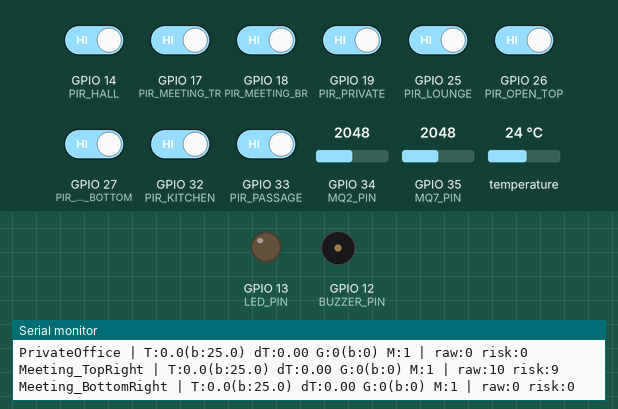
Simulated run of this sketch. Board: ESP32. On the bench: output pins drawn as LEDs (lit = HIGH), buzzer (waves = sounding, pin HIGH), the last lines printed to the serial monitor. The inputs (shaded band) are chosen by the test bench; at power-on: GPIO 14 (PIR_HALL), GPIO 17 (PIR_MEETING_TR), GPIO 18 (PIR_MEETING_BR), GPIO 19 (PIR_PRIVATE), GPIO 25 (PIR_LOUNGE), GPIO 26 (PIR_OPEN_TOP), GPIO 27 (PIR_OPEN_BOTTOM), GPIO 32 (PIR_KITCHEN), GPIO 33 (PIR_PASSAGE) HIGH, GPIO 34 (MQ2_PIN) = 2048, temperature 24 °C, GPIO 35 (MQ7_PIN) = 2048.

Above: at 3.2 s.
3.3 s: GPIO 34 (MQ2_PIN) set to 4095
At 4.9 s:
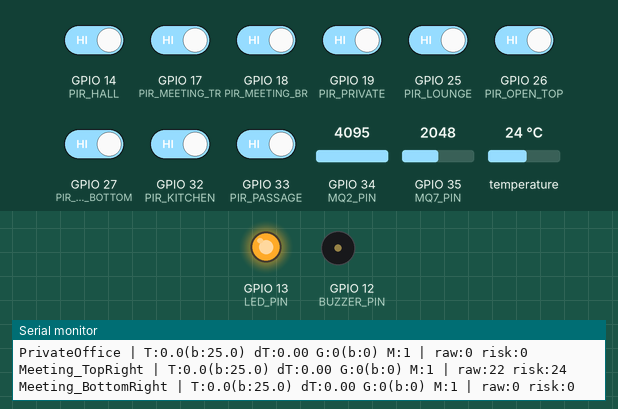
6.3 s: temperature set to 33 °C
At 7.6 s:
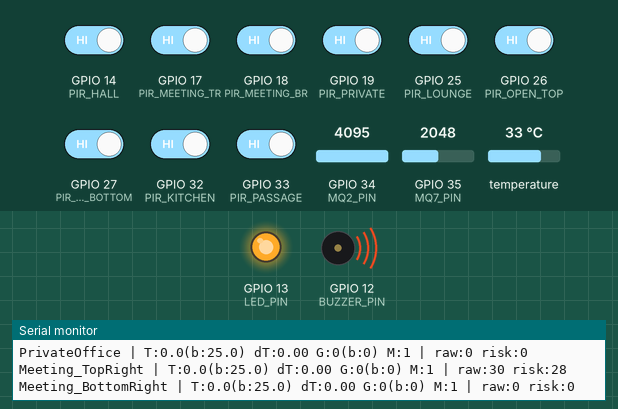
9.2 s: GPIO 35 (MQ7_PIN) set to 2182
12.2 s: GPIO 35 (MQ7_PIN) set to 2280
15.2 s: temperature set to 41 °C
At 17.2 s:
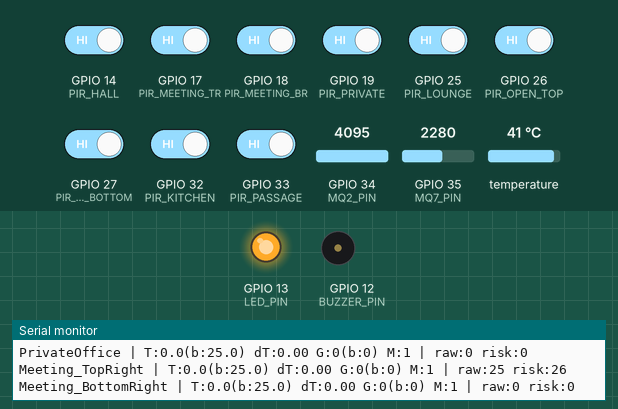
Timing chart, 0 to 18.7 s (numbered marks = the images above; inputs shaded):
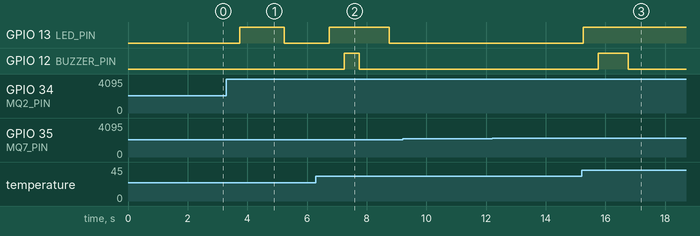

The sketch:

LifeLine_esp32_main_controller.ino
```cpp
#include <WiFi.h>
#include <WebServer.h>
#include <ArduinoJson.h>
#include <OneWire.h>
#include <DallasTemperature.h>

// ================= WIFI =================
const char* ssid = "SmartEvacSystem";
const char* password = "evac2025";
WebServer server(80);

// ================= TIME =================
unsigned long lastRead = 0;
const int interval = 500;

// ================= DS18B20 =================
#define ONE_WIRE_BUS 15
OneWire oneWire(ONE_WIRE_BUS);
DallasTemperature tempSensors(&oneWire);

// ================= GAS =================
#define MQ2_PIN 34
#define MQ7_PIN 35

// ================= PIR =================
#define PIR_LOUNGE 25
#define PIR_OPEN_TOP 26
#define PIR_OPEN_BOTTOM 27
#define PIR_KITCHEN 32
#define PIR_PASSAGE 33
#define PIR_HALL 14
#define PIR_PRIVATE 19
#define PIR_MEETING_TR 17
#define PIR_MEETING_BR 18

// ================= ALERT =================
#define LED_PIN 13
#define BUZZER_PIN 12

// ================= ROOM IDS =================
#define R_LOUNGE 0
#define R_OPEN_TOP 1
#define R_OPEN_BOTTOM 2
#define R_KITCHEN 3
#define R_PASSAGE 4
#define R_HALL 5
#define R_FEMALE_BATH 6
#define R_MALE_BATH 7
#define R_PRIVATE 8
#define R_MEETING_TR 9
#define R_MEETING_BR 10
#define NUM_ROOMS 11

#define MAX_NEIGHBORS 5

// ================= ADAPTIVE THRESHOLDS =================
// Deviation above baseline to start scoring
#define TEMP_DEVIATION    8.0f    // °C above room's normal
#define GAS_DEVIATION     300     // ADC above room's normal
#define RATE_DEVIATION    1.0f    // °C/sec — rapid rise

// Temperature override — unambiguous fire regardless of other sensors
#define TEMP_OVERRIDE     70.0f

// ================= ADJACENCY =================
const int adjacency[NUM_ROOMS][MAX_NEIGHBORS] = {
  /* Lounge          */ { R_OPEN_TOP, R_OPEN_BOTTOM, R_KITCHEN,     -1, -1 },
  /* OpenOffice_Top  */ { R_LOUNGE,   R_HALL,        R_MEETING_TR,  -1, -1 },
  /* OpenOffice_Bot  */ { R_LOUNGE,   R_HALL,        R_MEETING_BR,  -1, -1 },
  /* Kitchen         */ { R_LOUNGE,   R_PASSAGE,     -1,            -1, -1 },
  /* Passage         */ { R_KITCHEN,  R_HALL,        R_FEMALE_BATH, R_MALE_BATH, -1 },
  /* Hall            */ { R_PASSAGE,  R_OPEN_TOP,    R_OPEN_BOTTOM, R_PRIVATE,   -1 },
  /* FemaleBathroom  */ { R_PASSAGE,  -1,            -1,            -1, -1 },
  /* MaleBathroom    */ { R_PASSAGE,  -1,            -1,            -1, -1 },
  /* PrivateOffice   */ { R_HALL,     -1,            -1,            -1, -1 },
  /* Meeting_TR      */ { R_OPEN_TOP, -1,            -1,            -1, -1 },
  /* Meeting_BR      */ { R_OPEN_BOTTOM, -1,         -1,            -1, -1 }
};

// ================= SENSOR CONFIG PER ROOM =================
struct SensorConfig {
  bool hasTemp;
  bool hasGas;
};

const SensorConfig sensorConfig[NUM_ROOMS] = {
  /* Lounge          */ { false, false },
  /* OpenOffice_Top  */ { true,  true  },  // Temp + MQ2
  /* OpenOffice_Bot  */ { false, false },
  /* Kitchen         */ { true,  true  },  // Temp + MQ7
  /* Passage         */ { false, false },
  /* Hall            */ { true,  false },  // Temp only
  /* FemaleBathroom  */ { false, false },
  /* MaleBathroom    */ { false, false },
  /* PrivateOffice   */ { false, false },
  /* Meeting_TR      */ { false, false },
  /* Meeting_BR      */ { true,  false },  // Temp only
};

// ================= ROOM =================
struct Room {
  String name;
  float temp = 0;
  float prevTemp = 0;
  float tempRate = 0;
  int gas = 0;
  int motion = 0;
  int rawRisk = 0;
  int risk = 0;
  bool blocked = false;

  // Adaptive baselines — learn what's "normal" for each room
  float tempBaseline = 25.0;   // Adapts over time
  float gasBaseline = 0;       // Adapts over time
};

Room rooms[] = {
  {"Lounge"},
  {"OpenOffice_Top"},
  {"OpenOffice_Bottom"},
  {"Kitchen"},
  {"Passage"},
  {"Hall"},
  {"FemaleBathroom"},
  {"MaleBathroom"},
  {"PrivateOffice"},
  {"Meeting_TopRight"},
  {"Meeting_BottomRight"}
};

// ================= FILTER =================
float smooth(float newVal, float oldVal) {
  return 0.7 * oldVal + 0.3 * newVal;
}

// ================= GAS HARDWARE BASELINE =================
int mq2_baseline = 0;
int mq7_baseline = 0;

void calibrateGas() {
  Serial.println("Calibrating gas hardware baseline...");
  for (int i = 0; i < 20; i++) {
    mq2_baseline += analogRead(MQ2_PIN);
    mq7_baseline += analogRead(MQ7_PIN);
    delay(100);
  }
  mq2_baseline /= 20;
  mq7_baseline /= 20;
  Serial.printf("Hardware baseline — MQ2: %d | MQ7: %d\n", mq2_baseline, mq7_baseline);
}

// ================= ADAPTIVE BASELINE UPDATE =================
// Only learns when the room is safe (risk < 20)
// Slowly drifts toward current readings over minutes
void updateBaselines() {
  for (int i = 0; i < NUM_ROOMS; i++) {
    // Only learn when safe — don't adapt to fire as "normal"
    if (rooms[i].risk >= 20) continue;

    SensorConfig cfg = sensorConfig[i];

    // Temperature baseline: 99% old + 1% new → full adaptation in ~5 minutes
    if (cfg.hasTemp && rooms[i].temp > 0) {
      rooms[i].tempBaseline = rooms[i].tempBaseline * 0.99 + rooms[i].temp * 0.01;
    }

    // Gas baseline: same slow learning
    if (cfg.hasGas) {
      rooms[i].gasBaseline = rooms[i].gasBaseline * 0.99 + rooms[i].gas * 0.01;
    }
  }
}

// ================= ADAPTIVE SENSOR FUSION ENGINE =================
// Scores DEVIATION from each room's learned baseline
// Not fixed thresholds — the system adapts to each room's normal
int calculateRisk(int roomId) {
  Room& room = rooms[roomId];
  SensorConfig cfg = sensorConfig[roomId];

  // ---- Step 1: Score deviation from this room's baseline ----

  int tempScore = 0;
  if (cfg.hasTemp && room.temp > (room.tempBaseline + TEMP_DEVIATION)) {
    float deviation = room.temp - room.tempBaseline - TEMP_DEVIATION;
    tempScore = constrain((int)(deviation * 5), 0, 100);
  }

  int rateScore = 0;
  if (cfg.hasTemp && room.tempRate > RATE_DEVIATION) {
    float deviation = room.tempRate - RATE_DEVIATION;
    rateScore = constrain((int)(deviation * 30), 0, 100);
  }

  int gasScore = 0;
  if (cfg.hasGas && room.gas > (room.gasBaseline + GAS_DEVIATION)) {
    float deviation = room.gas - room.gasBaseline - GAS_DEVIATION;
    gasScore = constrain((int)(deviation * 100.0 / 2500.0), 0, 100);
  }

  // ---- Step 2: Adaptive weighted combination ----
  float totalWeight = 0;
  float risk = 0;

  if (cfg.hasTemp) {
    risk += tempScore * 0.35;
    risk += rateScore * 0.25;
    totalWeight += 0.60;
  }

  if (cfg.hasGas) {
    risk += gasScore * 0.40;
    totalWeight += 0.40;
  }

  // Normalize for rooms with fewer sensors
  if (totalWeight > 0) {
    risk = risk / totalWeight;
  }

  // ---- Step 3: Cross-confirmation bonus ----
  int confirming = 0;
  if (cfg.hasTemp && tempScore > 30)  confirming++;
  if (cfg.hasTemp && rateScore > 30)  confirming++;
  if (cfg.hasGas  && gasScore > 30)   confirming++;

  if (confirming >= 2) {
    risk *= 1.5;
  }
  if (confirming >= 3) {
    risk *= 1.3;
  }

  // Single-sensor boost
  if (confirming == 0 && risk > 15) {
    risk *= 1.3;
  }

  return constrain((int)risk, 0, 100);
}

// ================= PROPAGATION =================
void propagateRisk() {
  int tempArr[NUM_ROOMS];

  for (int i = 0; i < NUM_ROOMS; i++) {
    tempArr[i] = rooms[i].rawRisk;

    int maxNeighbor = 0;
    for (int j = 0; j < MAX_NEIGHBORS; j++) {
      int n = adjacency[i][j];
      if (n == -1) break;
      if (rooms[n].rawRisk > maxNeighbor)
        maxNeighbor = rooms[n].rawRisk;
    }

    int boost = min(50, maxNeighbor * 40 / 100);
    if (boost > tempArr[i]) tempArr[i] = boost;
  }

  for (int i = 0; i < NUM_ROOMS; i++) {
    rooms[i].rawRisk = tempArr[i];
  }
}

// ================= SMOOTH + DECAY =================
void smoothRisk() {
  for (int i = 0; i < NUM_ROOMS; i++) {
    if (rooms[i].rawRisk > rooms[i].risk) {
      rooms[i].risk = rooms[i].risk * 0.3 + rooms[i].rawRisk * 0.7;
    } else {
      rooms[i].risk = rooms[i].risk * 0.5 + rooms[i].rawRisk * 0.5;
    }

    rooms[i].risk = constrain(rooms[i].risk, 0, 100);
    rooms[i].blocked = rooms[i].risk >= 60;
  }
}

// ================= TEMP =================
void updateTemp(int i, float t) {
  float old = rooms[i].temp;
  rooms[i].temp = smooth(t, old);
  rooms[i].tempRate = (rooms[i].temp - old) * 2;
}

// ================= UPDATE =================
void updateSystem() {

  tempSensors.requestTemperatures();
  delay(100);

  float t[4];
  for (int i = 0; i < 4; i++) t[i] = tempSensors.getTempCByIndex(i);

  if (t[0] > 0) updateTemp(R_OPEN_TOP, t[0]);
  if (t[1] > 0) updateTemp(R_KITCHEN, t[1]);
  if (t[2] > 0) updateTemp(R_HALL, t[2]);
  if (t[3] > 0) updateTemp(R_MEETING_BR, t[3]);

  // GAS (hardware baseline subtracted)
  int mq2 = max(0, analogRead(MQ2_PIN) - mq2_baseline);
  int mq7 = max(0, analogRead(MQ7_PIN) - mq7_baseline);

  // Dead zone — noise filter
  if (mq2 < 200) mq2 = 0;
  if (mq7 < 200) mq7 = 0;

  rooms[R_OPEN_TOP].gas = mq2;
  rooms[R_KITCHEN].gas = mq7;

  // PIR (occupancy only — never affects fire risk)
  rooms[R_LOUNGE].motion = digitalRead(PIR_LOUNGE);
  rooms[R_OPEN_TOP].motion = digitalRead(PIR_OPEN_TOP);
  rooms[R_OPEN_BOTTOM].motion = digitalRead(PIR_OPEN_BOTTOM);
  rooms[R_KITCHEN].motion = digitalRead(PIR_KITCHEN);
  rooms[R_PASSAGE].motion = digitalRead(PIR_PASSAGE);
  rooms[R_HALL].motion = digitalRead(PIR_HALL);
  rooms[R_PRIVATE].motion = digitalRead(PIR_PRIVATE);
  rooms[R_MEETING_TR].motion = digitalRead(PIR_MEETING_TR);
  rooms[R_MEETING_BR].motion = digitalRead(PIR_MEETING_BR);

  // ADAPTIVE BASELINES (learn what's normal per room)
  updateBaselines();

  // RAW RISK (deviation-based adaptive fusion)
  for (int i = 0; i < NUM_ROOMS; i++) {
    rooms[i].rawRisk = calculateRisk(i);
  }

  propagateRisk();
  smoothRisk();

  // ALERT
  int maxRisk = 0;
  for (int i = 0; i < NUM_ROOMS; i++) {
    if (rooms[i].risk > maxRisk) maxRisk = rooms[i].risk;
  }

  // Temperature override — only unambiguous signal
  // 70°C is definitely fire, no other explanation
  bool tempOverride = false;
  for (int i = 0; i < NUM_ROOMS; i++) {
    if (rooms[i].temp > TEMP_OVERRIDE) {
      tempOverride = true;
      break;
    }
  }

  // Two-stage alert
  digitalWrite(LED_PIN, maxRisk >= 50 || tempOverride);
  digitalWrite(BUZZER_PIN, maxRisk >= 70 || tempOverride);

  // DEBUG
  Serial.println("==== ROOMS ====");
  for (int i = 0; i < NUM_ROOMS; i++) {
    Serial.printf("%s | T:%.1f(b:%.1f) dT:%.2f G:%d(b:%.0f) M:%d | raw:%d risk:%d%s\n",
      rooms[i].name.c_str(),
      rooms[i].temp,
      rooms[i].tempBaseline,
      rooms[i].tempRate,
      rooms[i].gas,
      rooms[i].gasBaseline,
      rooms[i].motion,
      rooms[i].rawRisk,
      rooms[i].risk,
      rooms[i].blocked ? " [BLOCKED]" : ""
    );
  }
}

// ================= API =================
void handleAPI() {
  Serial.println("API HIT");

  DynamicJsonDocument doc(3072); // slightly bigger but safe
  JsonArray arr = doc.to<JsonArray>();

  for (int i = 0; i < NUM_ROOMS; i++) {
    JsonObject r = arr.createNestedObject();
    r["name"] = rooms[i].name;
    r["temp"] = rooms[i].temp;
    r["gas"] = rooms[i].gas;
    r["risk"] = rooms[i].risk;
    r["blocked"] = rooms[i].blocked;
    r["occupied"] = rooms[i].motion;

    JsonArray nb = r.createNestedArray("neighbors");
    for (int j = 0; j < MAX_NEIGHBORS; j++) {
      int n = adjacency[i][j];
      if (n == -1) break;
      nb.add(rooms[n].name);
    }
  }

  String res;
  serializeJson(doc, res);
  server.send(200, "application/json", res);
}

// ================= SETUP =================
void setup() {
  Serial.begin(115200);

  pinMode(PIR_LOUNGE, INPUT);
  pinMode(PIR_OPEN_TOP, INPUT);
  pinMode(PIR_OPEN_BOTTOM, INPUT);
  pinMode(PIR_KITCHEN, INPUT);
  pinMode(PIR_PASSAGE, INPUT);
  pinMode(PIR_HALL, INPUT);
  pinMode(PIR_PRIVATE, INPUT);
  pinMode(PIR_MEETING_TR, INPUT);
  pinMode(PIR_MEETING_BR, INPUT);

  pinMode(LED_PIN, OUTPUT);
  pinMode(BUZZER_PIN, OUTPUT);

  tempSensors.begin();
  tempSensors.setResolution(9);

  int sensorCount = tempSensors.getDeviceCount();
  Serial.printf("[TEMP] Found %d DS18B20 sensor(s) on pin %d\n", sensorCount, ONE_WIRE_BUS);

  calibrateGas();

WiFi.softAP(ssid, password);

// ✅ ADD THIS
server.on("/", []() {
  server.send(200, "text/plain", "ESP32 SERVER WORKING");
});

// ✅ KEEP THIS
server.on("/api/rooms", handleAPI);

server.begin();


  Serial.print("ESP32 IP: ");
  Serial.println(WiFi.softAPIP());


  Serial.println("[BOOT] System ready — adaptive baselines learning...");
}

// ================= LOOP =================
void loop() {
  server.handleClient();

  if (millis() - lastRead > interval) {
    lastRead = millis();
    updateSystem();
  }
}
```

Measured:
- after the input at 3.3 s, GPIO 13 (LED_PIN): LOW → HIGH after 0.44 s, → LOW 1.5 s later
- after the input at 6.3 s, GPIO 13 (LED_PIN): LOW → HIGH after 0.44 s, → LOW 2.0 s later; GPIO 12 (BUZZER_PIN): LOW → HIGH after 0.95 s, → LOW 0.50 s later
- after the input at 15.2 s, GPIO 13 (LED_PIN): LOW → HIGH after 0.06 s; GPIO 12 (BUZZER_PIN): LOW → HIGH after 0.57 s, → LOW 1.0 s later
